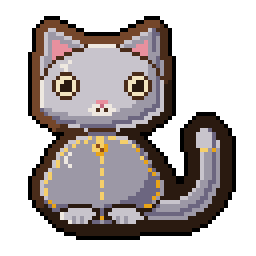
#> input picture aseprite-source/catfish/test/cf-cat-grey-idleA.png, 64 x 64 px, found by its file name (shown 4 times larger)
$ python -i make_view_furn.py   (imports and definitions only)
#> lines starting #> are read from the running program, lines starting #| are printed output that depends on the picture
#!/usr/bin/env python3
"""Contact sheets + floor preview for room2/out_furn (run after cf_room_a_furn.lua).
Writes out_furn/_view/sheet_1x.png (cream), sheet_2x.png, preview.png (480x270), preview_2x.png, and checks."""
import json, os, sys
from PIL import Image, ImageDraw

HERE = os.path.dirname(os.path.abspath(__file__))
OUT = os.path.join(HERE, "out_furn")
VIEW = os.path.join(OUT, "_view")
CAT = os.path.join(HERE, "..", "..", "..", "game", "assets", "img", "catfish", "cf-cat-grey-idleA.png")
# [2 lines not run here, left out]
CREAM = (241, 236, 224, 255)

def load(k): return Image.open(os.path.join(OUT, J[k]["file"])).convert("RGBA")

# [18 lines left out: function sheet, not called in this run]

def floor_bg():
    im = Image.new("RGBA", (480, 270), (233, 217, 176, 255))
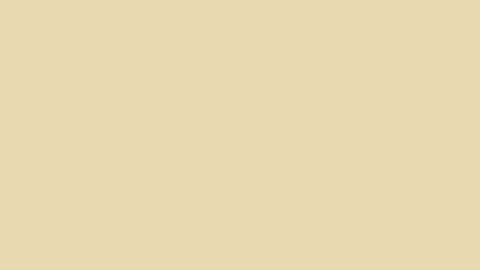
#> im: PIL image 480x270 RGBA; mean R, G, B, A 233, 217, 176, 255
    px = im.load()
    for y in range(110, 270):
        for x in range(480):
            # board index from seams x_k(y)
            t = (268 - y) / 158.0
            k = -1
            for kk in range(18):
                xk = (-100 + 40 * kk) + (153 - 18 * kk) * t
                if x >= xk: k = kk
            # seams: x_k line at (k=0..17) between boards; board i is between seam i-1 and i
            seam = any(abs(x - ((-100 + 40 * kk) + (153 - 18 * kk) * t)) < 0.5 for kk in range(18))
            col = (199, 141, 82, 255) if (k + 1) % 2 == 0 else (176, 122, 69, 255)
            if seam: col = (138, 79, 42, 255) if y >= 178 else (154, 107, 63, 255)
            px[x, y] = col
    d = ImageDraw.Draw(im)
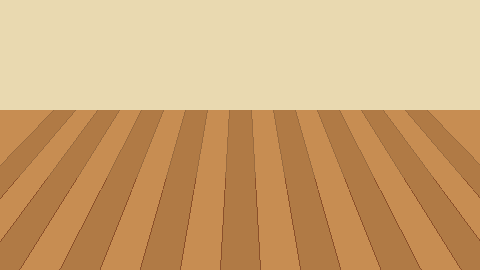
#> im: PIL image 480x270 RGBA; mean R, G, B, A 205.3, 165.7, 116.1, 255
    d.rectangle([0, 82, 479, 99], fill=(154, 107, 63, 255))
    d.rectangle([0, 100, 479, 109], fill=(176, 122, 69, 255))
    d.rectangle([116, 64, 187, 109], fill=(176, 122, 69, 255))                 # bookshelf carcase
    d.rectangle([118, 66, 185, 108], fill=(138, 79, 42, 255))
    for sy in (80, 94): d.rectangle([116, sy, 187, sy + 1], fill=(217, 166, 96, 255))
    d.rectangle([296, 18, 395, 83], fill=(176, 122, 69, 255)); d.rectangle([304, 26, 387, 77], fill=(200, 232, 244, 255))
    d.rectangle([140, 22, 163, 51], fill=(176, 122, 69, 255))
    return im

# [4 lines left out: function model, not called in this run]

def preview(path):
    bg = floor_bg()
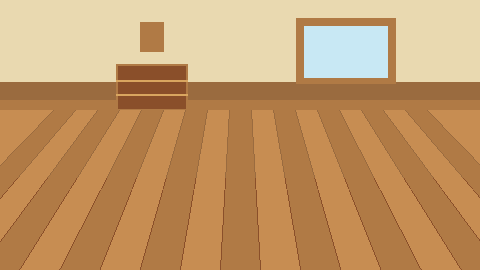
#> bg: PIL image 480x270 RGBA; mean R, G, B, A 194.6, 151.8, 103.1, 255
    cat = Image.open(CAT).convert("RGBA")
#> cat is the input picture: PIL image 64x64 RGBA; mean R, G, B, A 64.7, 57.9, 57.2, 136.2
    objs = []
#> (the run stopped early here; a loop or call above may not have finished)
